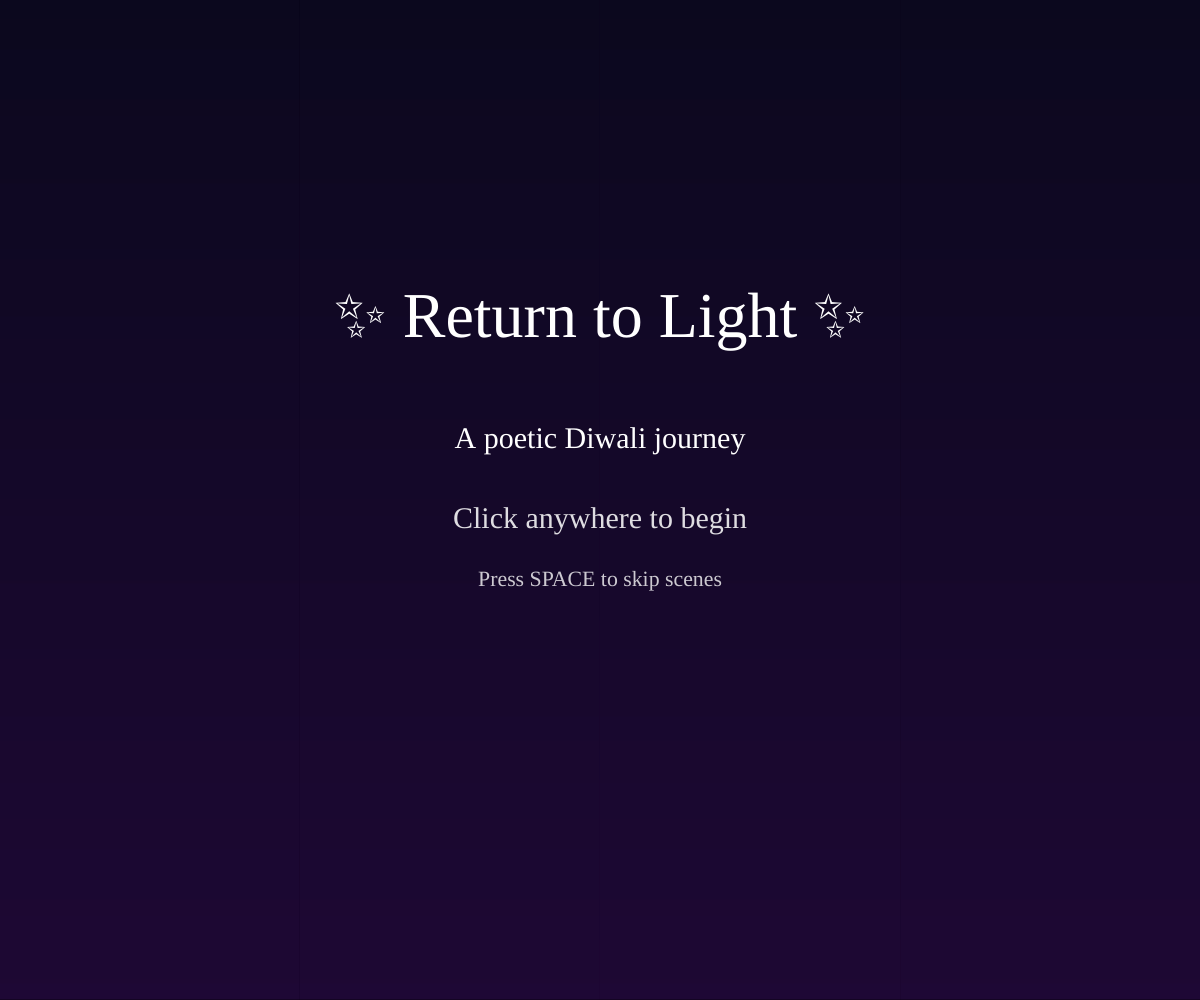
Frame 1 (no input)
Frame 60 (no input): identical to frame 1, image omitted
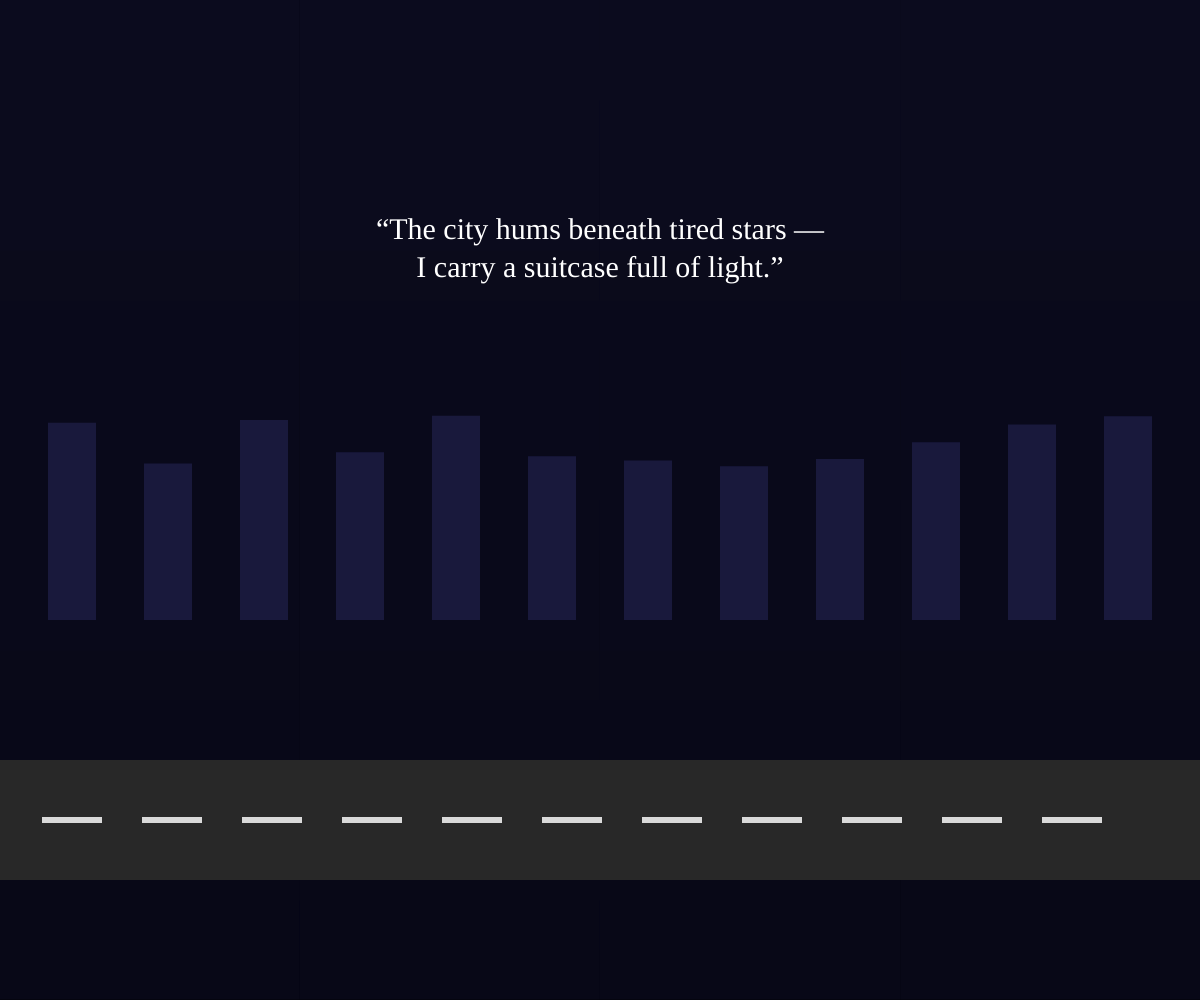
Frame 120 (the mouse pressed at the canvas centre since frame 60)

The p5.js sketch that drew these frames (run headless with seeded random() and noise() and a simulated clock; from frame 60 on, the mouse is pressed at the canvas centre):

// p5.js sketch
// ── sketch.js
// ------------------ Diwali Interactive Experience ------------------
// Return to Light — FULL VERSION with diya light animation
// Scenes: 0 Home, 1 Departure, 2 Flight, 3 Arrival, 4 Celebration, 5 Reflection, 6 Awakening
// -------------------------------------------------------------------

let scene = 0;

// Layout
let layout = {};
let skyline = [];
let clouds = [];
let windowsArr = [];
let diyas = [];
let fireworks = [];

// Taxi
let taxiLight = 0;

// Reflection
let stars = [];
let fireflies = [];
let windParticles = [];
let parallax = { x: 0, targetX: 0 };
let inactivity = 0;

// Awakening
let fanAngle = 0;
let fanSpeed = 0.03;
let fanShake = 0;
let dust = [];
let flashAlpha = 0;

// ------------------ Setup ------------------
function setup() {
  createCanvas(windowWidth, windowHeight);
  rectMode(CENTER);
  textAlign(CENTER, CENTER);
  textFont("Georgia");
  noStroke();
  computeLayout();
  initSceneAssets();
}

// ------------------ Main Draw ------------------
function draw() {
  background(0);

  switch (scene) {
    case 0: drawHome(); break;
    case 1: drawDeparture(); break;
    case 2: drawFlight(); break;
    case 3: drawArrival(); break;
    case 4: drawCelebration(); break;
    case 5: drawReflection(); break;
    case 6: drawAwakening(); break;
  }

  if (flashAlpha > 0) {
    fill(255, flashAlpha);
    rect(width / 2, height / 2, width, height);
    flashAlpha -= 15;
  }
}

// ------------------ Scene 0 ------------------
function drawHome() {
  verticalGradient(color(15, 10, 40), color(40, 10, 70));
  titleText("✨ Return to Light ✨", width / 2, height * 0.32);
  bodyText("A poetic Diwali journey", width / 2, height * 0.44);
  bodyText("Click anywhere to begin", width / 2, height * 0.52, 220);
  captionText("Press SPACE to skip scenes", width / 2, height * 0.58, 200);
}

// ------------------ Scene 1 ------------------
function drawDeparture() {
  verticalGradient(color(15, 15, 40), color(10, 10, 30));

  fill(25, 25, 60);
  for (const b of skyline) rect(b.x, b.y, b.w, b.h);

  fill(40);
  rect(width / 2, layout.roadY, width, layout.roadH);

  fill(255, 210);
  for (let x = layout.marginX; x < width - layout.marginX; x += 100) {
    rect(x, layout.roadY, 60, 6);
  }

  layout.taxiSpeed += layout.taxiAccel;
  layout.taxiX += layout.taxiSpeed;

  const tx = layout.taxiX;
  const ty = layout.taxiY;

  fill(255, 220, 0);
  rect(tx, ty, layout.taxiW, layout.taxiH, 10);

  fill(0);
  ellipse(tx - layout.taxiW * 0.25, ty + layout.taxiH * 0.2, layout.wheelD);
  ellipse(tx + layout.taxiW * 0.25, ty + layout.taxiH * 0.2, layout.wheelD);

  if (taxiLight > 0) {
    fill(255, 255, 160, taxiLight);
    ellipse(tx + layout.taxiW * 0.4, ty, layout.taxiW * 0.7, layout.taxiH * 0.6);
    taxiLight -= 10;
  }

  if (layout.taxiX > width + layout.taxiW) scene = 2;

  bodyText("“The city hums beneath tired stars —\nI carry a suitcase full of light.”", width / 2, height * 0.25);
}

// ------------------ Scene 2 ------------------
function drawFlight() {
  verticalGradient(color(20, 20, 60), color(100, 60, 150));

  fill(255, 220);
  const t = frameCount * 0.01;

  for (const c of clouds) {
    const x = (c.baseX + sin(t + c.phase) * c.amp) % width;
    const y = c.baseY + sin(t * 0.6 + c.phase) * 12;
    ellipse(x, y, c.w, c.h);
  }

  fill(230);
  ellipse(width / 2, height / 2, layout.planeW, layout.planeH);

  for (let f of fireworks) f.update();
  fireworks = fireworks.filter(f => !f.done);

  bodyText("“Above the clouds, fireworks bloom like forgotten prayers.”", width / 2, height * 0.85);
}

class Firework {
  constructor(x, y, col) {
    this.ps = [];
    for (let i = 0; i < 60; i++) {
      this.ps.push({
        pos: createVector(x, y),
        vel: p5.Vector.random2D().mult(random(1, 4)),
        col,
        a: 255,
      });
    }
    this.done = false;
  }
  update() {
    for (let p of this.ps) {
      p.pos.add(p.vel);
      p.vel.mult(0.95);
      p.a -= 4;
      fill(red(p.col), green(p.col), blue(p.col), p.a);
      ellipse(p.pos.x, p.pos.y, 4);
    }
    this.done = this.ps.every(p => p.a < 0);
  }
}

// ------------------ Scene 3 ------------------
function drawArrival() {
  verticalGradient(color(20, 15, 40), color(10, 8, 25));

  fill(35);
  rect(width / 2, height * 0.7, width, height * 0.3);

  for (const h of windowsArr) {
    fill(110, 75, 45);
    rect(h.x, h.y - h.h / 2, h.w, h.h);

    fill(90, 55, 35);
    triangle(h.x - h.w / 2, h.y - h.h,
      h.x, h.y - h.h - h.roofH,
      h.x + h.w / 2, h.y - h.h);

    fill(h.on ? color(255, 220, 80) : color(30));
    rect(h.x, h.y - h.h / 2, h.win, h.win, 4);
  }

  bodyText("“Each home remembers — each lamp a story retold in flame.”", width / 2, height * 0.25);
  captionText("Click windows to light them", width / 2, height * 0.3);
}

// ------------------ Scene 4 (Celebration) with Animation ------------------
function drawCelebration() {
  verticalGradient(color(10, 5, 30), color(20, 10, 50));

  fill(30);
  rect(width / 2, height * 0.82, width, height * 0.36);

  const now = millis();

  for (let i = 0; i < diyas.length; i++) {
    let d = diyas[i];

    if (d.animStart > 0) {
      let t = (now - d.animStart) / 800;  // 0 to 1 over 0.8s

      t = constrain(t, 0, 1);

      d.brightness = lerp(0, 255, easeOutQuad(t));

      for (let s of d.spark) {
        s.y -= s.vy;
        s.vy *= 0.97;
        fill(255, 200 + sin(frameCount * 0.2) * 50, 100, s.a);
        ellipse(s.x, s.y, 4, 4);
        s.a -= 4;
      }
      d.spark = d.spark.filter(s => s.a > 0);
    }

    drawDiyaAnimated(d.x, d.y, d.brightness);
  }

  bodyText("“In their faces I find the light I lost in distant cities.”", width / 2, height * 0.25);
  captionText("Click anywhere to light all diyas", width / 2, height * 0.3);
}

function drawDiyaAnimated(x, y, bright) {
  fill(145, 85, 35);
  ellipse(x, y, 50, 22);

  let flick = bright + random(-20, 20);
  flick = constrain(flick, 0, 255);

  fill(255, flick, 60);
  triangle(x, y - 24, x - 10, y - 8, x + 10, y - 8);

  fill(255, 200, 100, bright * 0.3);
  ellipse(x, y, 90, 34);
}

function easeOutQuad(t) {
  return t * (2 - t);
}

// ------------------ Scene 5 ------------------
function drawReflection() {
  inactivity++;
  if (inactivity > 600) scene = 6;

  verticalGradient(color(30, 15, 40), color(0, 0, 10));

  for (let s of stars) {
    fill(255, 180 + 75 * sin(s.twinkle + s.seed));
    ellipse(s.x, s.y, s.r, s.r);
    s.twinkle += 0.02;
  }

  for (let f of fireflies) {
    f.x += random(-1, 1);
    f.y += random(-0.5, 0.5);
    fill(255, 220, 120, 150 + 80 * sin(frameCount * 0.05 + f.seed));
    ellipse(f.x, f.y, 4, 4);
  }

  bodyText("“The night whispers its light back to the stars.”", width / 2, height * 0.9);
}

// ------------------ Scene 6 ------------------
function drawAwakening() {
  background(247, 242, 232);

  fanAngle += fanSpeed;
  fanSpeed *= 0.995;

  push();
  translate(width / 2, height / 2 - layout.titleSize * 1.2);
  rotate(fanAngle);
  stroke(120);
  strokeWeight(8);
  for (let i = 0; i < 4; i++) {
    line(0, 0, layout.fanBlade, 0);
    rotate(HALF_PI);
  }
  noStroke();
  fill(80);
  ellipse(0, 0, layout.fanHub);
  pop();

  fill(40);
  textSize(layout.titleSize);
  text("“It was a dream”", width / 2, height * 0.78);

  fill(80);
  textSize(layout.captionSize);
  text("(double-click to return)", width / 2, height * 0.83);
}

// ------------------ Input ------------------
function mousePressed() {
  inactivity = 0;

  if (scene === 0) scene = 1;

  else if (scene === 1) taxiLight = 255;

  else if (scene === 2)
    fireworks.push(new Firework(mouseX, mouseY, color(random(200), random(200, 255), random(255))));

  else if (scene === 3)
    for (let h of windowsArr)
      if (isInside(mouseX, mouseY, h.x, h.y - h.h / 2, h.w, h.h))
        h.on = !h.on;

  else if (scene === 4) {
    let now = millis();
    for (let i = 0; i < diyas.length; i++) {
      let d = diyas[i];
      d.animStart = now + i * 120;  // wave delay
      d.brightness = 0;
      d.spark = [];
      for (let s = 0; s < 8; s++) {
        d.spark.push({
          x: d.x + random(-5, 5),
          y: d.y - random(10, 20),
          vy: random(1, 2),
          a: 255
        });
      }
    }
  }

  else if (scene === 6)
    fanSpeed += 0.12;
}

function mouseDragged() {
  if (scene === 6) fanSpeed += movedX * 0.0006;
}

function doubleClicked() {
  if (scene === 6) {
    flashAlpha = 255;
    scene = 0;
  }
}

function keyPressed() {
  scene = (scene + 1) % 7;
}

// ------------------ Helpers ------------------
function computeLayout() {
  layout.marginX = max(40, width * 0.06);
  layout.marginY = max(40, height * 0.06);

  layout.titleSize = constrain(width / 18, 28, 64);
  layout.bodySize = constrain(width / 40, 16, 34);
  layout.captionSize = constrain(width / 55, 12, 22);

  layout.roadH = height * 0.12;
  layout.roadY = height * 0.82;
  layout.skylineBase = height * 0.62;

  layout.taxiW = min(180, width * 0.2);
  layout.taxiH = layout.taxiW * 0.35;
  layout.taxiX = -layout.taxiW * 2;
  layout.taxiY = layout.skylineBase + (layout.roadY - layout.skylineBase) * 0.35;
  layout.taxiSpeed = width * 0.0022;
  layout.taxiAccel = width * 0.000005;
  layout.wheelD = layout.taxiH * 0.45;

  layout.planeW = min(width * 0.25, 320);
  layout.planeH = layout.planeW * 0.22;

  layout.fanBlade = min(width, height) * 0.18;
  layout.fanHub = layout.fanBlade * 0.22;
}

function initSceneAssets() {
  skyline = [];
  for (let i = 0; i < 12; i++) {
    const w = width / 25;
    const x = map(i, 0, 11, layout.marginX, width - layout.marginX);
    const h = random(height * 0.14, height * 0.22);
    skyline.push({ x, y: layout.skylineBase - h / 2, w, h });
  }

  clouds = [];
  for (let i = 0; i < 6; i++) {
    clouds.push({
      baseX: random(width),
      baseY: height * (0.28 + 0.1 * (i % 3)),
      w: width * 0.15,
      h: height * 0.08,
      phase: i,
      amp: 40
    });
  }

  windowsArr = [];
  for (let i = 0; i < 5; i++) {
    const x = map(i, 0, 4, layout.marginX, width - layout.marginX);
    const w = width * 0.12;
    const h = w * 1.2;
    windowsArr.push({ x, y: height * 0.62, w, h, roofH: h * 0.25, win: w * 0.35, on: false });
  }

  diyas = [];
  for (let i = 0; i < 7; i++) {
    const x = map(i, 0, 6, layout.marginX, width - layout.marginX);
    diyas.push({
      x,
      y: height * 0.75,
      lit: false,
      brightness: 0,
      animStart: 0,
      spark: []
    });
  }

  stars = [];
  for (let i = 0; i < 120; i++) {
    stars.push({
      x: random(width),
      y: random(height * 0.5),
      r: random(1, 2),
      twinkle: random(TWO_PI),
      seed: random(1000)
    });
  }

  fireflies = [];
  for (let i = 0; i < 24; i++) {
    fireflies.push({
      x: random(width),
      y: random(height * 0.6, height * 0.9),
      seed: random(1000)
    });
  }

  dust = [];
  for (let i = 0; i < 100; i++) {
    dust.push({
      x: random(width),
      y: random(height),
      vy: random(0.2, 0.5),
      seed: random(1000)
    });
  }
}

function verticalGradient(c1, c2) {
  for (let y = 0; y < height; y++) {
    stroke(lerpColor(c1, c2, y / height));
    line(0, y, width, y);
  }
  noStroke();
}

function titleText(t, x, y) {
  fill(255);
  textSize(layout.titleSize);
  text(t, x, y);
}

function bodyText(t, x, y, a = 255) {
  fill(255, a);
  textSize(layout.bodySize);
  text(t, x, y);
}

function captionText(t, x, y, a = 200) {
  fill(255, a);
  textSize(layout.captionSize);
  text(t, x, y);
}

function drawDiyaAnimated(x, y, bright) {
  fill(145, 85, 35);
  ellipse(x, y, 50, 22);

  let flick = bright + random(-20, 20);
  flick = constrain(flick, 0, 255);

  fill(255, flick, 60);
  triangle(x, y - 24, x - 10, y - 8, x + 10, y - 8);

  fill(255, 200, 100, bright * 0.3);
  ellipse(x, y, 90, 34);
}

function isInside(px, py, cx, cy, w, h) {
  return px >= cx - w / 2 && px <= cx + w / 2 &&
         py >= cy - h / 2 && py <= cy + h / 2;
}

function windowResized() {
  resizeCanvas(windowWidth, windowHeight);
  computeLayout();
  initSceneAssets();
}
